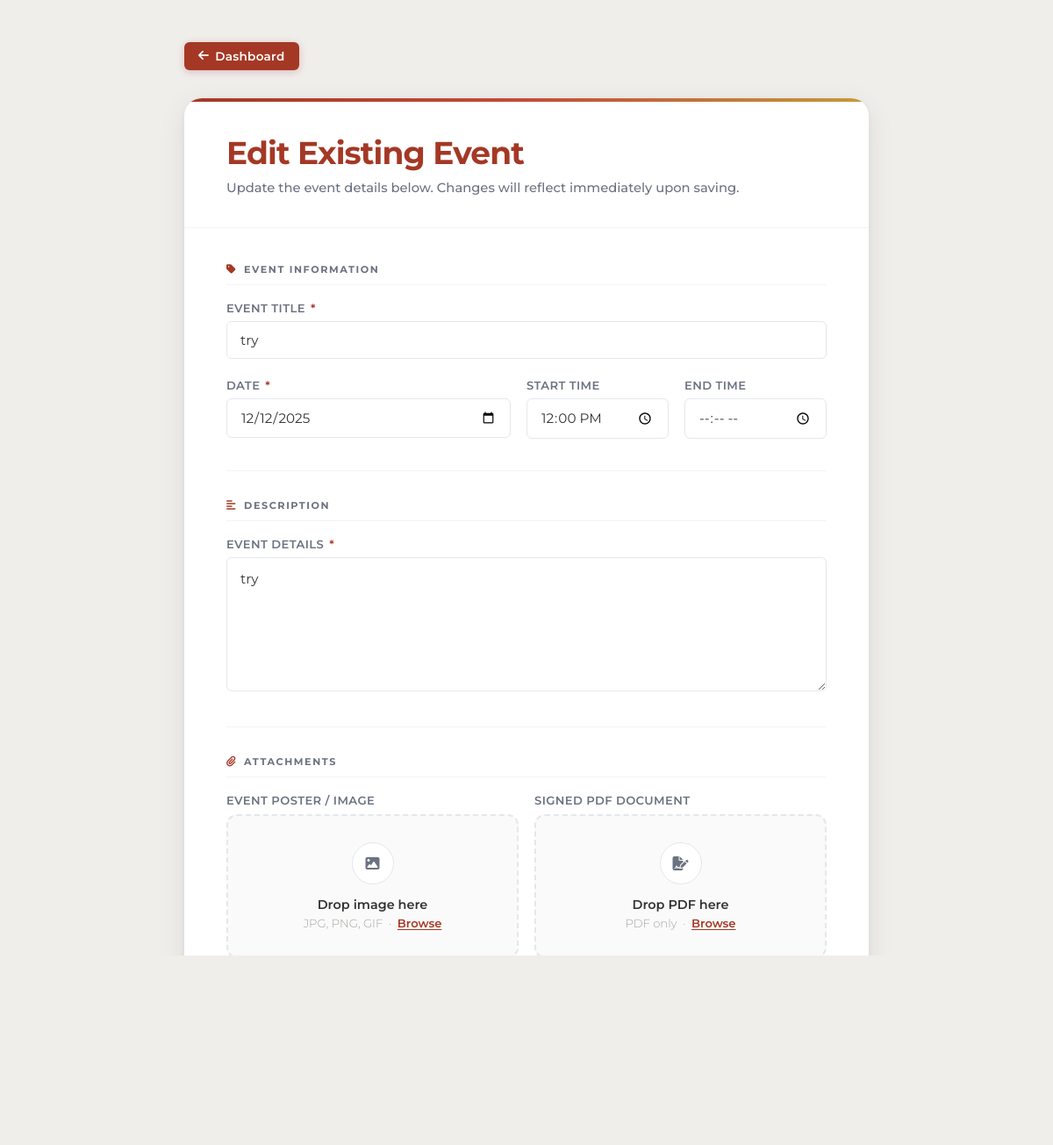
Page /PHP/create_event.php?editId=20 (signed in) on the committed database.
### tables this page shows
CREATE TABLE `events` (
  `id` int(11) NOT NULL,
  `title` varchar(255) NOT NULL,
  `description` text DEFAULT NULL,
  `event_date` date NOT NULL,
  `event_time` time DEFAULT NULL,
  `start_time` time DEFAULT NULL,
  `end_time` time DEFAULT NULL,
  `location` varchar(255) DEFAULT NULL,
  `image_path` varchar(500) DEFAULT NULL,
  `pdf_path` varchar(255) DEFAULT NULL,
  `registrants` int(11) DEFAULT 0,
  `organizer` varchar(255) DEFAULT NULL,
  `status` enum('pending','approved','upcoming','ongoing','completed','cancelled','rejected') DEFAULT 'pending',
  `created_by` int(11) DEFAULT NULL,
  `created_at` timestamp NOT NULL DEFAULT current_timestamp(),
  `updated_at` timestamp NOT NULL DEFAULT current_timestamp() ON UPDATE current_timestamp(),
  `approved_by` int(11) DEFAULT NULL,
  `approved_at` timestamp NULL DEFAULT NULL,
  `rejection_reason` text DEFAULT NULL
);

### PHP/create_event.php (the view, shortened to what this page needs)
<?php
$created_by = $_SESSION['user_id'] ?? 0;
$conn = new mysqli('localhost', 'root', '', 'user_db');
$editId = isset($_GET['editId']) ? intval($_GET['editId']) : 0;
$event = [
    'title' => '',
    'event_date' => '',
    'event_time' => '',
    'end_time' => '',
    'description' => '',
    'image_path' => '',
    'pdf_path' => ''
];
if ($editId && $_SERVER['REQUEST_METHOD'] !== 'POST') {
    $stmt = $conn->prepare("SELECT * FROM events WHERE id = ? AND created_by = ?");
    $stmt->bind_param("ii", $editId, $created_by);
    $stmt->execute();
    $result = $stmt->get_result();
    if ($result->num_rows === 1) {
        $event = $result->fetch_assoc();
    } else {
        header("Location: OrgRep_db.php?error=unauthorized");
        exit;
    }
}
?>
<!DOCTYPE html>
<html lang="en">
<head>
    <link rel="stylesheet" href="https://cdnjs.cloudflare.com/ajax/libs/font-awesome/6.5.0/css/all.min.css">
</head>
<body>
<div class="page-shell">
    <nav class="top-nav">
        <a href="OrgRep_db.php" class="back-link">
            <i class="fas fa-arrow-left"></i> Dashboard
        </a>
    </nav>
    <div class="card">
        <div class="card-header">
            <h1><?= $editId ? 'Edit Existing Event' : 'Create a New Event' ?></h1>
            <p class="header-sub">
                <?= $editId
                    ? 'Update the event details below. Changes will reflect immediately upon saving.'
                    : 'Fill in the details below. All registered students will be notified once submitted.'
                ?>
            </p>
        </div>
        <div class="card-body">
            <form id="event-form" method="POST" enctype="multipart/form-data" autocomplete="off">
                <div class="form-section">
                    <div class="section-label">
                        <i class="fas fa-tag"></i> Event Information
                    </div>
                    <div class="form-group">
                        <label for="event-title">Event Title <span class="required-star">*</span></label>
                        <input
                            type="text"
                            id="event-title"
                            name="event-title"
                            placeholder="e.g., Annual Architecture Design Week"
                            required
                            maxlength="150"
                            value="<?= htmlspecialchars($event['title']) ?>">
                    </div>
                    <div class="form-row form-row-3">
                        <div class="form-group" style="margin-bottom:0">
                            <label for="event-date">Date <span class="required-star">*</span></label>
                            <input type="date" id="event-date" name="event-date" required
       min="<?= date('Y-m-d') ?>"
       value="<?= htmlspecialchars($event['event_date']) ?>">
                        </div>
                        <div class="form-group" style="margin-bottom:0">
                            <label for="event-start-time">Start Time</label>
                            <input type="time" id="event-start-time" name="event-start-time"
                                   value="<?= htmlspecialchars($event['event_time']) ?>">
                        </div>
                        <div class="form-group" style="margin-bottom:0">
                            <label for="event-end-time">End Time</label>
                            <input type="time" id="event-end-time" name="event-end-time"
                                   value="<?= htmlspecialchars($event['end_time']) ?>">
                        </div>
                    </div>
                </div>
                <div class="form-divider"></div>
                <div class="form-section">
                    <div class="section-label">
                        <i class="fas fa-align-left"></i> Description
                    </div>
                    <div class="form-group">
                        <label for="event-desc">Event Details <span class="required-star">*</span></label>
                        <textarea
                            id="event-desc"
                            name="event-desc"
                            rows="5"
                            placeholder="Describe the purpose, agenda, and any special instructions for attendees…"
                            required><?= htmlspecialchars($event['description']) ?></textarea>
                    </div>
                </div>
                <div class="form-divider"></div>
                <div class="form-section">
                    <div class="section-label">
                        <i class="fas fa-paperclip"></i> Attachments
                    </div>
                    <div class="upload-row">
                        <div class="upload-cell">
                            <label>Event Poster / Image</label>
                            <div class="upload-zone" id="imgZone">
                                <div class="upload-icon"><i class="fas fa-image"></i></div>
                                <p class="upload-title">Drop image here</p>
                                <p class="upload-sub">JPG, PNG, GIF &nbsp;·&nbsp;
                                    <button type="button" class="upload-browse" id="imgBrowse">Browse</button>
                                </p>
                            </div>
                        </div>
                        <div class="upload-cell">
                            <label>Signed PDF Document</label>
                            <div class="upload-zone" id="pdfZone">
                                <div class="upload-icon"><i class="fas fa-file-signature"></i></div>
                                <p class="upload-title">Drop PDF here</p>
                                <p class="upload-sub">PDF only &nbsp;·&nbsp;
                                    <button type="button" class="upload-browse" id="pdfBrowse">Browse</button>
                                </p>
                            </div>
                        </div>
                    </div>
                </div>
            </form>
        </div>
        <div class="card-footer">
            <button type="button" class="btn btn-ghost" onclick="window.location.href='OrgRep_db.php';">
                <i class="fas fa-times"></i> Cancel
            </button>
            <button type="submit" form="event-form" class="btn btn-primary" id="submitBtn">
                <span class="btn-text">
                    <i class="fas fa-<?= $editId ? 'save' : 'paper-plane' ?>"></i>
                </span>
            </button>
        </div>
    </div>
</div>
</body>
</html>

### rows in the picture
events: event-title "try", event-date "12/12/2025", event-start-time "12:00:00", event-desc "try"
